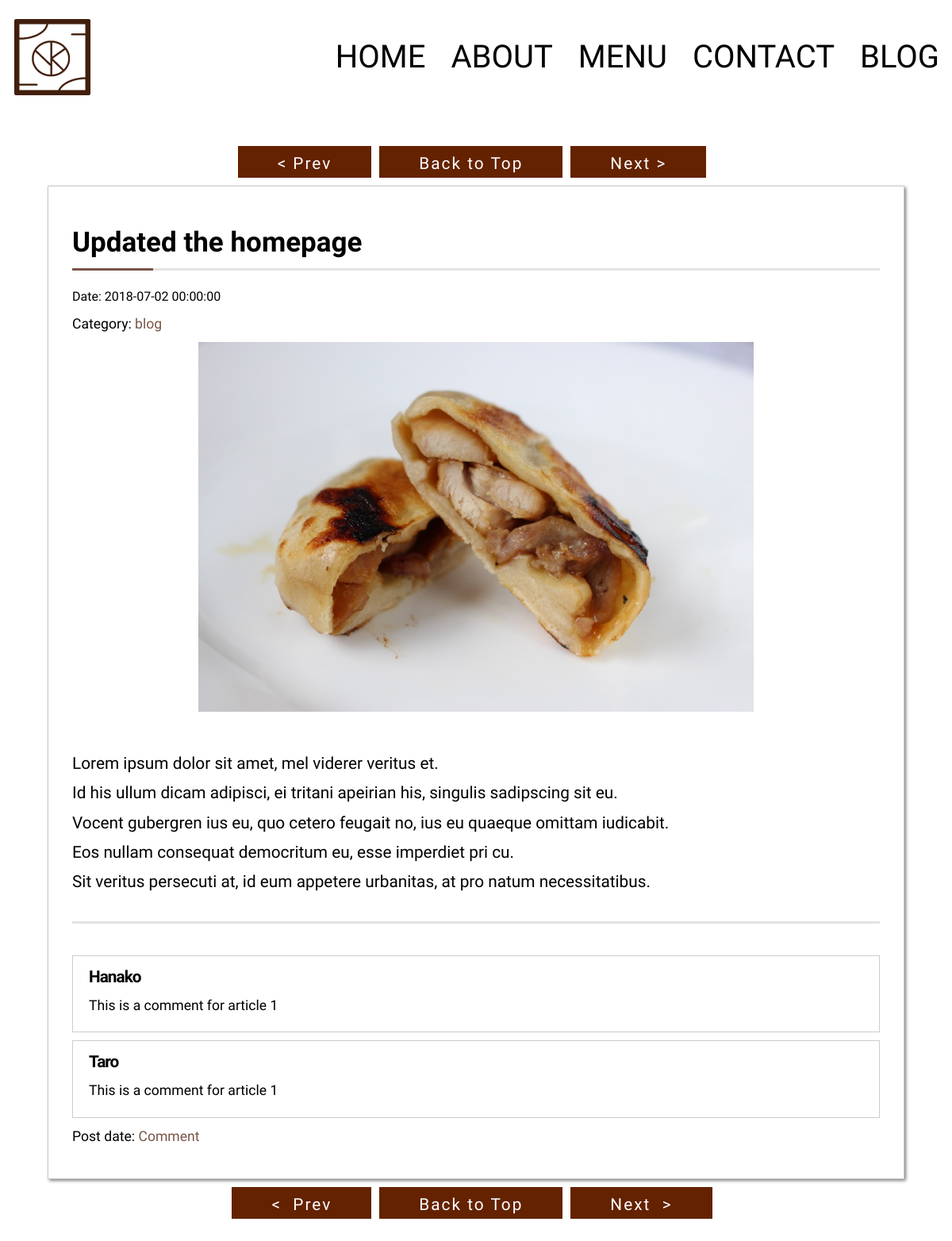
The page /blog/single.php?page=1 on the database its author committed.
### tables this page shows
CREATE TABLE IF NOT EXISTS post(
    id SERIAL PRIMARY KEY,
    title TEXT NOT NULL,
    topic VARCHAR(50),
    category VARCHAR(50),
    img_src varchar(255),
    content TEXT NOT NULL,
    post_date TIMESTAMP
);

CREATE TABLE IF NOT EXISTS comment(
    id SERIAL PRIMARY KEY,
    post_id INT,
    name varchar(50),
    content TEXT,
    time TIMESTAMP
);

### blog/single.php (called while the page is built, shortened)
<?php
require_once "dbConnect.php";
$db = new dbConnect();
$res = $db->select("SELECT COUNT(id) as last_page FROM oyaki.post");
$maxPage = $res[0]['last_page'];
$page = $_REQUEST['page'];
$page = max($page, 1);
$page = min($page, $maxPage);
$sql = "SELECT * FROM oyaki.post WHERE id = " . $page . ";";
$posts = $db->select($sql);
for($i=0; $i<count($posts); $i++) {
  $sql = "SELECT * FROM comment WHERE post_id={$posts[$i]['id']} ORDER BY id DESC";
  $posts[$i]['comments'] = $db->select($sql);
}
require_once 't_single.php';
?>

### blog/dbConnect.php (called while the page is built, shortened)
<?php
class dbConnect {
  private $db;
  public function __construct()
  {
    $this->db = $this->pdo();
  }
  public function pdo () {
    $options = array(
      PDO::MYSQL_ATTR_INIT_COMMAND=>"SET CHARACTER SET 'utf8'"
    );
    try {
      $pdo = new PDO(
        'mysql:host=' . self::DB_HOST . ';dbname=' . self::DB_NAME, self::DB_USER, self::DB_PASSWORD, $options
      );
      $pdo->setAttribute(PDO::ATTR_ERRMODE, PDO::ERRMODE_EXCEPTION);
    } catch(PDOException $e) {
      echo 'Error: ' . $e->getMessage() . "<br>";
      die();
    }
    return $pdo;
  }
  public function select($sql)
  {
    $stmt = $this->db->query($sql);
    $items = $stmt->fetchAll(PDO::FETCH_ASSOC);
    return $items;
  }
}
?>

### blog/t_single.php (the view, shortened to what this page needs)
<!DOCTYPE html>
<html>
<head>
<link rel="stylesheet" href="../css/reset.css">
<link rel="stylesheet" href="../css/style.css">
<link rel="stylesheet" href="../css/blog.css">
</head>
<body id="blog">
<header>
	<nav class="mainNav">
		<div class="drawer">
			<a class="navbar_brand" href="../index.html"><img src="../images/logo.png" alt="logo"></a>
		</div>
		<div id="" class="menu">
			<ul class="Chewy">
				<li><a href="../index.html" id="current-page">HOME</a></li>
				<li><a href="../about.html">ABOUT</a></li>
				<li><a href="../underConstruction.html">MENU</a></li>
				<li><a href="../contact.html">CONTACT</a></li>
				<li><a href="./index.php">BLOG</a></li>
			</ul>
		</div>
	</nav>
</header>
<main>
  <section class="mainContents">
    <div class="btnSection">
      <div class="basicBtn" id="prev">
        <a href="./single.php?page=<?php echo($page - 1); ?>">&lt;&nbsp;Prev</a>
      </div>
      <div class="basicBtn" id="toTop">
        <a href="./index.php">Back to Top</a>
      </div>
      <div class="basicBtn" id="next">
        <a href="./single.php?page=<?php echo($page + 1); ?>">Next&nbsp;&gt;</a>
      </div>
    </div>
    <?php  foreach($posts as $post) { ?>
      <div class="post">
        <h2><?php echo $post['title'] ?></h2>
        <time id="uploadtime" datetime="<?php echo $post['post_date']?>">
          <span>Date: </span>
          <?php echo $post['post_date']?>
        </time>
        <div id="category">Category: <a href="#"><?php echo $post["category"] ?></a></div>
        <?php if($post['img_src']) { ?>
          <div class="headerImg">
            <img src=<?php echo $post['img_src'] ?>>
          </div>
        <?php } ?>
        <div id="blogtext"><?php echo nl2br($post['content']) ?></div>
        <?php foreach($post['comments'] as $comment) { ?>
          <div class='comment'>
            <h3><?php echo $comment['name'] ?></h3>
            <p><?php echo nl2br($comment['content']) ?></p>
          </div>
        <?php } ?>
        <p class="comment_link">
          Post date: <?php echo $post['time'] ?>
          <a href="comment.php?id=<?php echo $post['id'] ?>&title=<?php echo $post['title']?>">Comment</a>
        </p>
      </div>
      <?php } ?>
      <div class="btnSection">
            <div class="basicBtn" id="prev">
              <a href="./single.php?page=<?php echo($page - 1); ?>">&lt;&nbsp; Prev</a>
            </div>
            <div class="basicBtn" id="toTop">
              <a href="./index.php">Back to Top</a>
            </div>
            <div class="basicBtn" id="next">
              <a href="./single.php?page=<?php echo($page + 1); ?>">Next &nbsp;&gt;</a>
          </div>
      </div>
    </section>
  </main>
</body>
</html>

### css/style.css (style rules this page uses)
* { margin: 0; padding: 0; border: none; }
h1, h2, h3, h4, p, span, img, ul, ol { user-select: none; }
body { font-family: 'Do Hyeon', calibri, arial, sans-serif; font-size: 16px; line-height: 25px; color: black; }
h2 { font-size: 35px; padding: 25px 0 5px; }
h3 { font-size: 25px; }
a { color: #795548; text-decoration: none; opacity: 1; }
.Chewy { font-family: 'Chewy', cursive; }
.Chewy a { color: white; font-size: 200%; }
.mainNav { width: 100%; height: 150px; position: fixed; top: 0; left: 0; z-index: 10; background-color: white; }
.mainNav .menu { transform: translateX(-100%); transition: 0.5s ease-in; z-index: 1000; }
.mainNav .menu ul li { padding: 1.5em; border-bottom: 1px solid #ccc; text-align: center; }
.mainNav .menu ul li a { color: #000; font-size: 250%; }
.mainNav, .drawer, .drawer img, .mainNav .menu ul li a { transition: 1s; }
.drawer { display: flex; flex-direction: row; align-items: center; justify-content: space-between; position: relative; height: 150px; padding: 0 1em; }
.drawer a { margin: auto; }
.drawer img { width: 100px; height: auto; margin: 5px auto; }
.mainContents { width: 90%; height: auto; padding: 2% 5%; margin-top: 100px; }
.mainContents h2 { line-height: 1.5; margin: 20px 0; border-bottom: solid 3px #e3e3e3; position: relative; }
.mainContents h2:after { position: absolute; content: ""; display: block; border-bottom: solid 3px #795548; bottom: -3px; width: 10%; }
.mainContents p { font-size: 110%; line-height: 150%; color: black; }
@media screen and (min-width: 768px) { .mainNav { display: flex; flex-direction: row; } }
@media screen and (min-width: 768px) { .mainNav .menu { width: 100%; transform: translateX(0); margin: auto; } }
@media screen and (min-width: 768px) { .mainNav .menu ul { height: 70px; display: flex; flex-wrap: wrap; justify-content: flex-end; align-items: center; } }
@media screen and (min-width: 768px) { .mainNav .menu ul li { padding: 0 1em; border-bottom: none; } }
@media screen and (min-width: 768px) { .mainNav .menu ul li a { color: #000; } }

### css/blog.css (style rules this page uses)
.menu a { text-decoration: none; }
.mainContents { margin-top: 150px; }
.post { border: solid 1px #ccc; padding: 0 30px 40px 30px; box-shadow: 2px 2px 4px gray; }
h2 { line-height: 1.5; margin-top: 20px; border-bottom: solid 3px #e3e3e3; position: relative; }
h2:after { position: absolute; content: ""; display: block; border-bottom: solid 3px #795548; bottom: -3px; width: 10%; }
#category { margin: 10px 0; font-size: 110%; }
#blogtext { font-size: 130%; line-height: 180%; color: black; margin: 40px 0; padding-bottom: 30px; border-bottom: solid 3px #e3e3e3; }
.comment { padding: 14px 20px 20px 20px; margin: 10px 0; border: 1px solid #ccc; }
.comment h3 { margin-bottom: 10px; font-size: 130%; letter-spacing: -1px; }
#blog .post img { width: 100%; max-width: 700px; height: auto; }
.post .headerImg, #blogTop .post .headerImg { text-align: center; }
.btnSection { display: flex; justify-content: center; text-align: center; line-height: 150%; margin: 10px auto; }
.basicBtn { margin-right: 10px; padding: 10px 50px; height: 20px; cursor: pointer; letter-spacing: 2px; background: #642200; border: 0; font-size: 130%; }
.basicBtn a { color: #fff; }
@media screen and (max-width: 1300px) { .mainContents { width: auto; height: auto; padding: 2% 5%; margin-top: 150px; } }
@media screen and (max-width: 1300px) { #blog .mainContents { margin-top: 150px; } }

### rows shown on the page
post: title "Updated the homepage", post_date "2018-07-02 00:00:00", category "blog", img_src (picture), content "Lorem ipsum dolor sit amet, mel viderer veritus et. Id his ullum dicam adipisci, ei tritani apeirian his, singulis sadipscing sit eu. Vocent gubergren ius eu, quo cetero feugait no, ius eu quaeque omittam iudicabit. Eos nullam consequat democritum eu, esse imperdiet pri cu. Sit veritus persecuti at, id eum appetere urbanitas, at pro natum necessitatibus."
comment: name "Hanako", content "This is a comment for article 1"
comment: name "Taro", content "This is a comment for article 1"
